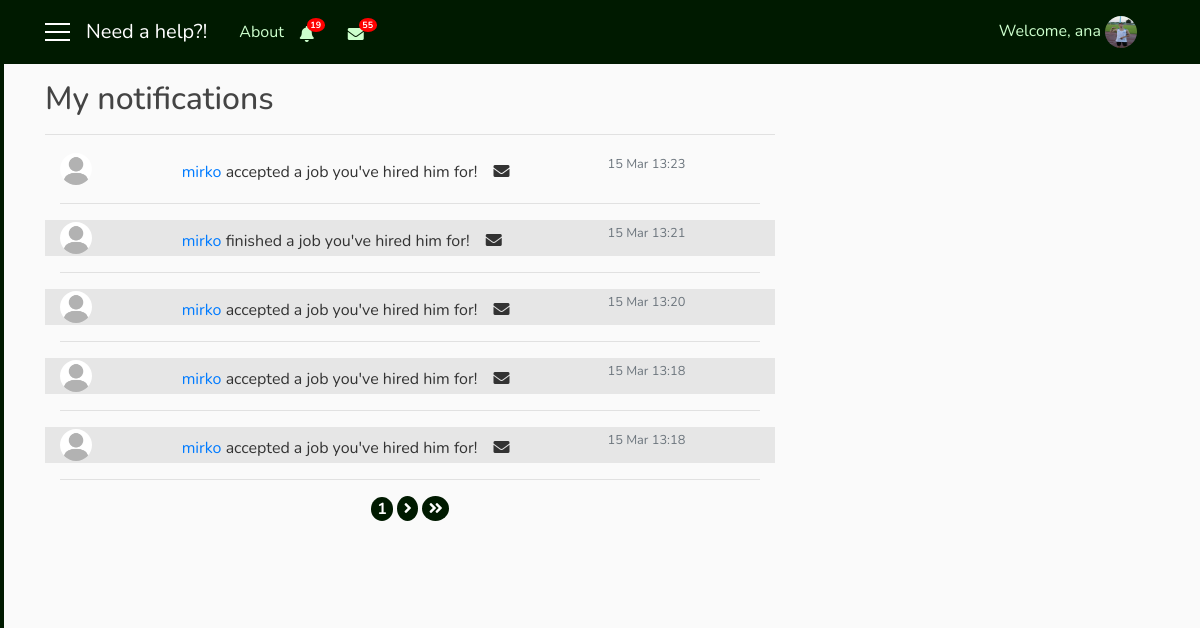
/notifications_client/2 (signed in), run on the app's committed database.
### user/models.py (models this page shows, shortened)
class ClientNotifications(models.Model):
    client = models.ForeignKey(User, on_delete=models.CASCADE)
    notification = models.CharField(max_length=1000)
    date = models.DateTimeField(auto_now_add=True)
    seen = models.BooleanField(default=False)
    remove = models.BooleanField(default=False)

### need_a_help_app/views.py (the view)
# urls.py: path('notifications_client/<int:pk>', views.NotificationsClientListView.as_view(), name='notifications_client'),
class NotificationsClientListView(LoginRequiredMixin, ListView):
    model = ClientNotifications
    template_name = 'need_a_help_app/notifications_client.html'
    context_object_name = 'notif'
    paginate_by = 5
    def get_queryset(self):
        user = get_object_or_404(User, pk=self.kwargs.get('pk'))
        return ClientNotifications.objects.filter(client=user).order_by('-date')
    def get_context_data(self, **kwargs):
        context_data = super(NotificationsClientListView, self).get_context_data(**kwargs)
        users = User.objects.all()
        us = self.request.user
        not_c = ClientNotifications.objects.filter(client=us, remove=False).order_by('-date')
        not_cli = ClientNotifications.objects.filter(client=us, seen=False).count()
        context_data['us'] = users
        context_data['not_c'] = not_c
        context_data['not_cli'] = not_cli
        return context_data

### need_a_help_app/templates/need_a_help_app/notifications_client.html (shortened to what this page needs)
{% extends 'need_a_help_app/base.html' %}
{% block notify_client %}
    {% if not_c %}
        <i class="nav-item nav-link fas fa-bell mt-1 popOver" data-title="Notifications" data-content="
            <div class='container'>
                {% for n in not_c|slice:'5' %}
                    <div {% if not n.seen %}class='row not_seen'{% else %}class='row not_row' style='cursor: pointer;'{% endif %} onclick='location.href=&quot;{% url 'main' %}?not_c={{ n.id }}&quot;;'>
                        {{ n.notification }}
                        <div class='col-sm-3 col-md-3 col-lg-3'>
                            <small class='text-secondary text-muted'>{{ n.date|date:'dM H:i' }}</small>
                        </div>
                    </div>
                    <hr width=100%>
                {% endfor %}
                <div class='row'>
                    <div class='col-sm-12 col-md-12 col-lg-12 pl-5'>
                        <a href='{% url 'notifications_repairman' user.id %}'>Show all notifications</a>
                    </div>
                </div>
            </div>" data-placement="bottom" data-html="true" data-toggle="popover" data-container="body" data-trigger="click"></i>
        {% if not_cli %}
            <span class="badge badge-notify-bell">{{ not_cli }}</span>
        {% endif %}
    {% else %}
        <i class="nav-item nav-link fas fa-bell mt-1 popOver" data-title="Notifications" data-content="
            <h6 class='text-secondary text-muted' align='center'>No results</h6>" data-placement="bottom" data-html="true" data-toggle="popover" data-container="body" data-trigger="hover"></i>
    {% endif %}
{% endblock %}
{% block mess_client %}
        <span class="badge badge-notify-mess">55</span>
{% endblock %}
{% block content %}
   <h2 class="pt-4">My notifications</h2>
   <hr width="100%">
   {% if notif %}
        <div class='container'>
           {% for n in notif %}
                {% if not n.seen %}
                    <div class="row not_seen" onclick="location.href=&quot;{% url 'main' %}?not_c={{ n.id }}&quot;;">
                        {% autoescape off %}{{ n.notification }}{% endautoescape %}
                        <div class="col-sm-3 col-md-3 col-lg-3">
                            <small class="text-secondary text-muted">{{ n.date|date:'d M H:i' }}</small>
                        </div>
                    </div>
                {% else %}
                    <div class='row not_row' style='cursor: pointer;' onclick="location.href=&quot;{% url 'main' %}?not_c={{ n.id }}&quot;;">
                        {% autoescape off %}{{ n.notification }}{% endautoescape %}
                        <div class="col-sm-3 col-md-3 col-lg-3">
                            <small class="text-secondary text-muted">{{ n.date|date:'d M H:i' }}</small>
                        </div>
                    </div>
                {% endif %}
                <hr width=100%>
           {% endfor %}
        </div>
    {% else %}
    <h3 class="text-secondary text-muted" align="center">No results</h3>
   {% endif %}
    <div class="container" align="center">
        <div class="row">
            <div class="col-sm-12 col-md-12 col-lg-12 align-items-center justify-content" style="margin: auto">
                {% if is_paginated %}
                    {% for i in page_obj.paginator.page_range %}
                        {% if page_obj.number == i %}
                            <a href="?page={{ i }}"><span class="badge badge-pag">{{ i }}</span></a>
                        {% elif num > page_obj.number|add:'-3' and num < page_obj.number|add:'3' %}
                            <a href="?page={{ i }}"><span class="badge badge-pag">{{ i }}</span></a>
                        {% endif %}
                    {% endfor %}
                    {% if page_obj.has_next %}
                        <a href="?page={{ page_obj.next_page_number }}"><span class="badge badge-pag"><i class="fas fa-angle-right"></i></span></a>
                        <a href="?page={{ page_obj.paginator.num_pages }}"><span class="badge badge-pag"><i class="fas fa-angle-double-right"></i></span></a>
                    {% endif %}
                {% endif %}
            </div>
        </div>
   </div>
{% endblock %}

### need_a_help_app/templates/need_a_help_app/base.html (shortened to what this page needs)
{% load static %}
<!DOCTYPE html>
<html>
    <head>
        <link rel="stylesheet" href="https://maxcdn.bootstrapcdn.com/bootstrap/4.0.0/css/bootstrap.min.css">
        <link rel="stylesheet" href="https://use.fontawesome.com/releases/v5.7.2/css/all.css">
        <link rel="stylesheet" type="text/css" href="{% static 'need_a_help_app/style.css' %}">
    </head>
    <body>
      <div id="wrapper">
          {% if user.is_authenticated and user.profile.role == 'client' %}
            <div id="sidebar-wrapper">
                <ul class="sidebar-nav">
                    <div class="list-group pt-2 d-none d-sm-none d-md-block d-lg-block">
                      <a class="list-group-item sb" href="{% url 'main' %}">&nbsp; Home</a>
                      <a class="list-group-item sb" href="{% url 'inbox' user.id %}">&nbsp; Messages</a>
                      <a class="list-group-item sb" href="{% url 'notifications_client' user.id %}">&nbsp; My notifications</a>
                      <a class="list-group-item sb" href="{% url 'profile' user.id %}">&nbsp; Settings</a>
                      <a class="list-group-item sb" href="{% url 'favorites' %}">&nbsp; My favourites</a>
                    </div>
                </ul>
            </div>
          {% endif %}
          <header class="site-header">
            <nav class="navbar navbar-expand-md navbar-dark bg-steel fixed-top">
              <div class="container">
                {% if user.is_authenticated %}
                  <a href='#' id='menu-toggle'><div class='menu-icon'></div>
                                  <div class='menu-icon'></div>
                                  <div class='menu-icon'></div></a>
                  <a class="navbar-brand mr-4 ml-3" href="{% url 'main' %}">Need a help?!</a>
                {% else %}
                  <a class="navbar-brand mr-4" href="#">Need a help?!</a>
                  <button class="navbar-toggler" type="button" data-toggle="collapse" data-target="#navbarToggle" aria-controls="navbarToggle" aria-expanded="false" aria-label="Toggle navigation">
                    <span class="navbar-toggler-icon"></span>
                  </button>
                {% endif %}
                <div class="collapse navbar-collapse" id="navbarToggle">
                  <div class="navbar-nav mr-auto">
                    <a class="nav-item nav-link" href="{% url 'home' %}">About</a>
                    {% if user.is_authenticated %}
                      <div  class="collapse navbar-collapse hidden-xs">
                        {% if user.profile.role == 'repairman' %}
                          {% block notify_repairman %}{% endblock %}
                        {% else %}
                          {% block notify_client %}{% endblock %}
                        {% endif %}
                        <i class="nav-item nav-link fas fa-envelope mt-1"></i>
                        {% block mess_client %}{% endblock %}
                      </div>
                    {% else %}
                      <div class="d-sm-block d-md-none">
                        <a class="nav-item nav-link" href="{% url 'login' %}">Login</a>
                        <a class="nav-item nav-link" href="{% url 'register' %}">Register</a>
                      </div>
                    {% endif %}
                  </div>
                </div>
                  <div class="navbar-nav">
                    {% if user.is_authenticated %}
                      <div class="collapse navbar-collapse hidden-xs">
                          <span class="nav-item nav-link">Welcome, {{ user.username }}
                            <img class="rounded-circle navbar-img popOver" data-title="Logged in as {{ user.profile.role }}" data-content="
                                <a class='list-group-item sb' href='{% url 'info' user.id %}'><i class='fa fa-user fa-fw' aria-hidden='true'></i>&nbsp; My profile</a>
                                <a class='list-group-item sb' href='{% url 'logout' %}'><i class='fas fa-power-off'></i>&nbsp Logout</a>" data-placement="bottom" data-html="true" data-toggle="popover" data-container="body" data-trigger="click" src="{{ user.profile.photo.url }}">
                          </span>
                      </div>
                    {% else %}
                      <div class="collapse navbar-collapse">
                        <a class="nav-item nav-link" href="{% url 'login' %}">Login</a>
                        <a class="nav-item nav-link" href="{% url 'register' %}">Register</a>
                      </div>
                    {% endif %}
                  </div>
              </div>
            </nav>
          </header>
          <div id="page-content-wrapper">
            <main role="main" class="container">
              <div class="row">
                <div class="col-sm-8 col-md-8 col-lg-8">
                  {% block content %}{% endblock %}
                </div>
              </div>
            </main>
          </div>
    </div>
    </body>
</html>

### need_a_help_app/static/need_a_help_app/style.css (style rules this page uses)
body { background: #fafafa; color: #333333; margin-top: 56px; font-family: Nunito; }
h1, h2, h3, h4, h5, h6 { color: #444444; }
ul { margin: 0; }
.bg-steel { background-color: #001a00; }
.site-header .navbar-nav .nav-link { color: #ccffcc; }
.navbar-img { height: 32px; width: 32px; margin-right: 10px; }
.menu-icon { width: 25px; height: 2px; background-color: white; margin: 6px 0; }
.sidebar-nav { padding-left: 0px; color: black; }
#sidebar-wrapper { z-index: 1; position: fixed; width: 0; height: 100%; overflow-y: hidden; background-color: #001a00; border: 2px solid #001a00; }
#page-content-wrapper { width: 100%; position: static; padding: 0; }
.sb { background-color: #001a00; color: #ccffcc; opacity: 0.9; }
.badge-pag { background: #001a00; position: relative; color: white; border-radius: 50%; font-size: medium; transition: background 0.2s, transform 0.2s; }
.badge-notify-bell { background: red; position: relative; color: white; border-radius: 50%; top: -7px; left: -15px; font-size: xx-small; }
.badge-notify-mess { background: red; position: relative; color: white; border-radius: 50%; top: -7px; left: -13px; font-size: xx-small; }
.not_seen { background: #e6e6e6; cursor: pointer; }

### data on the page
ClientNotifications: notification (placeholder picture), notification "mirko accepted a job you've hired him for!", date "15 Mar 13:23"
ClientNotifications: notification (placeholder picture), notification "mirko finished a job you've hired him for!", date "15 Mar 13:21"
ClientNotifications: notification (placeholder picture), notification "mirko accepted a job you've hired him for!", date "15 Mar 13:20"
ClientNotifications: notification (placeholder picture), notification "mirko accepted a job you've hired him for!", date "15 Mar 13:18"
ClientNotifications: notification (placeholder picture), notification "mirko accepted a job you've hired him for!", date "15 Mar 13:18"

### other printed values
{{ not_cli }} "19"
{{ user.username }} "ana"
{{ i }} "1"
